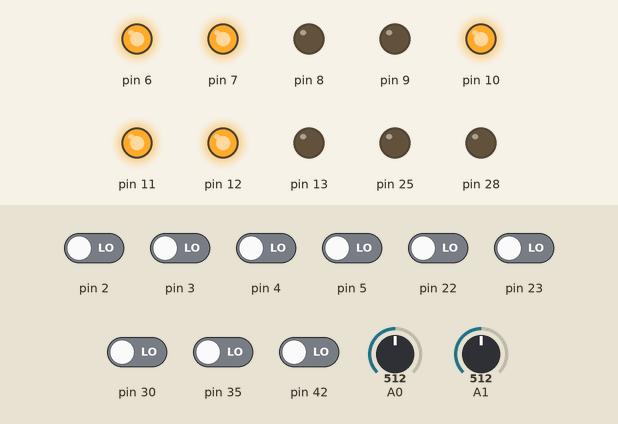
This sketch was run on a simulated Arduino Mega 2560, built with avr-gcc and run on an emulated ATmega2560. Shown: output pins drawn as LEDs (lit = HIGH). The inputs (shaded band) are chosen by the test bench; at power-on: pin 2–5, pin 22, pin 23, pin 30, pin 35, pin 42 LOW, A0 = 512, A1 = 512. What the sketch prints to the serial monitor is not drawn.

Above: at 1.2 s.
1.3 s: pin 35 driven HIGH
At 2.3 s:
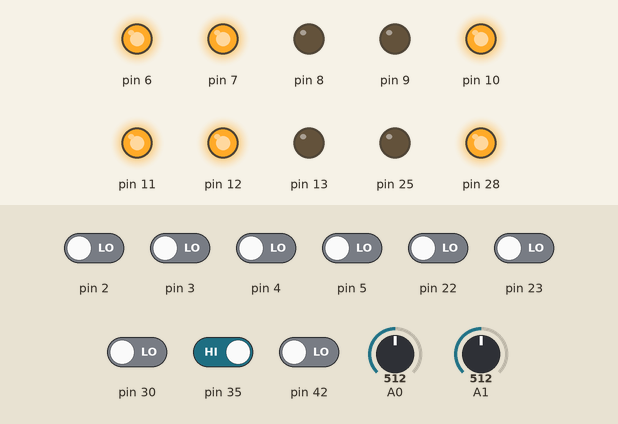
2.8 s: pin 42 driven HIGH
At 3.4 s:
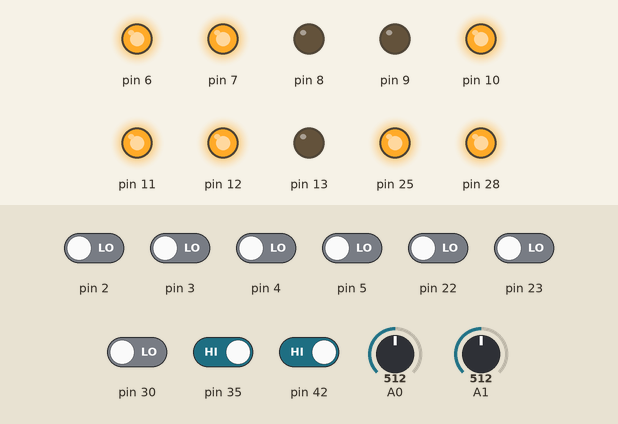
Timing chart, 0 to 5.8 s (numbered marks = the images above; inputs shaded):
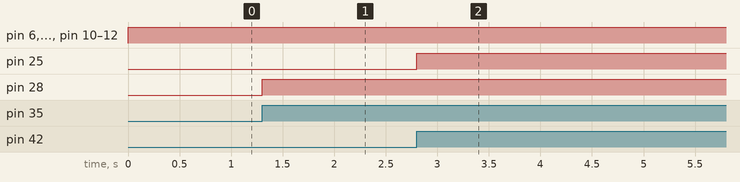

Measured:
- after the input at 1.3 s, pin 28: LOW → HIGH at once
- after the input at 2.8 s, pin 25: LOW → HIGH at once

The sketch:

main.ino
```cpp
int m = 0;
int lm = 0;
int mA[8] = {0, 0, 0, 0, 0, 0, 0, 0};
int sA[8] = {0, 0, 0, 0, 0, 0, 0, 0};
int pA[8] = {0, 0, 0, 0, 0, 0, 0, 0};
int p2A[8] = {0, 0, 0, 0, 0, 0, 0, 0};
int faA[8] = {0, 0, 0, 0, 0, 0, 0, 0};
int fA[2];
int so = 0;
int ls = 0;
int panA[2];
int p = 0;
int pa = 0;
int s = 0;
int r = 0;
int re = 0;
int f = 0;
int canal = 0;
int cme = 0;
int cma = 0;
void setup()
{
  Serial.begin(31250);
  pinMode(42, INPUT);
  pinMode(35, INPUT);
  pinMode(30, INPUT);
  pinMode(2, INPUT);
  pinMode(3, INPUT);
  pinMode(4, INPUT);
  pinMode(5, INPUT);
  pinMode(22, INPUT);
  pinMode(23, INPUT);
  pinMode(25, OUTPUT);
  pinMode(28, OUTPUT);
  pinMode(13, OUTPUT);
  pinMode(7, OUTPUT);
  pinMode(8, OUTPUT);
  pinMode(9, OUTPUT);
  pinMode(10, OUTPUT);
  pinMode(11, OUTPUT);
  pinMode(12, OUTPUT);
  pinMode(6, OUTPUT);
  pinMode(A0, INPUT);
  pinMode(A1, INPUT);
}
void loop()
{
  l();
  mute();
  solo();
  pan();
  play();
  sto();
  record();
  rewind();
  forward();
  canalmas();
  canalmenos();
  dis();
  fade();
}
void mute()
{
  if (digitalRead(42) == HIGH && m == 0 && mA[canal] == 0)
  {
    m = 1;
    mA[canal] = 1;
    controlChange(12, 127);
  }
  if (digitalRead(42) == HIGH && m == 0 && mA[canal] == 1)
  {
    m = 1;
    mA[canal] = 0;
    controlChange(12, 127);
  }
  if (digitalRead(42) == LOW && m == 1)
  {
    m = 0;
  }
}
void solo()
{
  if (digitalRead(35) == HIGH && so == 0 && sA[canal] == 0)
  {
    so = 1;
    sA[canal] = 1;
    controlChange(13, 127);
  }
  if (digitalRead(35) == HIGH && so == 0 && sA[canal] == 1)
  {
    so = 1;
    sA[canal] = 0;
    controlChange(13, 127);
  }
  if (digitalRead(35) == LOW && so == 1)
  {
    so = 0;
  }
}
void l()
{
  if (mA[canal] == 1)
  {
    led(25, HIGH);
  }
  if (mA[canal] == 0)
  {
    led(25, LOW);
  }
  if (sA[canal] == 1)
  {
    led(28, HIGH);
  }
  if (sA[canal] == 0)
  {
    led(28, LOW);
  }
}
void pan()
{
  panA[0] = analogRead(A0);
  panA[1] = analogRead(A0);
  panA[0] = map(panA[0], 0, 1023, -300, 300);
  panA[1] = map(panA[1], 0, 1023, -300, 300);
  if (panA[1] >= pA[canal] - 10 && panA[1] <= pA[canal] + 10)
  {
    pA[canal] = panA[1];
    if (panA[0] != panA[1])
    {
      if (panA[1] > p2A[canal])
      {
        controlChange(canal + 17, 127);
        p2A[canal] = panA[1];
      }
      if (panA[1] < p2A[canal])
      {
        controlChange(canal + 17, 1);
        p2A[canal] = panA[1];
      }
    }
  }
}
void fade()
{
  fA[0] = analogRead(A1);
  fA[1] = analogRead(A1);
  fA[0] = map(fA[0], 0, 1023, 0, 127);
  fA[1] = map(fA[1], 0, 1023, 0, 127);
  if (fA[1] >= faA[canal] - 10 && fA[1] <= faA[canal] + 10)
  {
    faA[canal] = fA[1];
    if (fA[0] != fA[1])
    {
      controlChange(canal + 33, fA[1]);
    }
  }
}
void play()
{
  if (digitalRead(30) == HIGH && p == 0 && pa == 0)
  {
    p = 1;
    pa = 1;
    controlChange(117, 127);
  }
  if (digitalRead(30) == HIGH && p == 0 && pa == 1)
  {
    p = 1;
    pa = 0;
    controlChange(116, 127);
  }
  if (digitalRead(30) == LOW && p == 1)
  {
    p = 0;
  }
}
void sto()
{
  if (digitalRead(2) == HIGH && s == 0)
  {
    s = 1;
    pa = 0;
    controlChange(116, 127);
  }
  if (digitalRead(2) == LOW && s == 1)
  {
    s = 0;
  }
}
void record()
{
  if (digitalRead(3) == HIGH && r == 0)
  {
    r = 1;
    controlChange(118, 127);
  }
  if (digitalRead(3) == LOW && r == 1)
  {
    r = 0;
  }
}
void rewind()
{
  if (digitalRead(4) == HIGH && re == 0)
  {
    re = 1;
    controlChange(114, 127);
  }
  if (digitalRead(4) == LOW && re == 1)
  {
    re = 0;
    controlChange(114, 0);
  }
}
void forward()
{
  if (digitalRead(5) == HIGH && f == 0)
  {
    f = 1;
    controlChange(115, 127);
  }
  if (digitalRead(5) == LOW && f == 1)
  {
    f = 0;
    controlChange(115, 0);
  }
}
void controlChange(int control, int valor)
{
  Serial.write(176);
  Serial.write(control);
  Serial.write(valor);
}
void canalmenos()
{
  if (canal < 0)
  {
    canal = 0;
  }
  if (digitalRead(23) == HIGH && cme == 0)
  {
    if (canal >= 0)
    {
      canal = canal--;
      controlChange(110, 127);
    }
    cme = 1;
  }
  if (digitalRead(23) == LOW && cme == 1)
  {
    cme = 0;
  }
}
void canalmas()
{
  if (canal > 7)
  {
    canal = 7;
  }
  if (digitalRead(22) == HIGH && cma == 0)
  {
    if (canal <= 7)
    {
      canal = canal++;
      controlChange(111, 127);
    }
    cma = 1;
  }
  if (digitalRead(22) == LOW && cma == 1)
  {
    cma = 0;
  }
}
void led(int n, char e) { digitalWrite(n, e); }
void dis()
{
  switch (canal)
  {
  case 0:
    display(1, 0, 0, 1, 1, 1, 1);
    break;
  case 1:
    display(0, 0, 1, 0, 0, 1, 0);
    break;
  case 2:
    display(0, 0, 0, 0, 1, 1, 0);
    break;
  case 3:
    display(1, 0, 0, 1, 1, 0, 0);
    break;
  case 4:
    display(0, 1, 0, 0, 1, 0, 0);
    break;
  case 5:
    display(0, 1, 0, 0, 0, 0, 0);
    break;
  case 6:
    display(0, 0, 0, 1, 1, 1, 1);
    break;
  case 7:
    display(0, 0, 0, 0, 0, 0, 0);
    break;
  }
}
void display(int a, int b, int c, int d, int e, int f, int g)
{
  digitalWrite(7, a);
  digitalWrite(8, b);
  digitalWrite(9, c);
  digitalWrite(10, d);
  digitalWrite(11, e);
  digitalWrite(12, f);
  digitalWrite(6, g);
}
```
